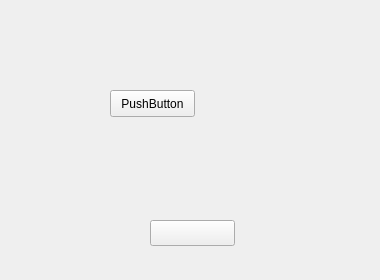
<?xml version="1.0" encoding="UTF-8"?>
<ui version="4.0">
 <class>error</class>
 <widget class="QWidget" name="error">
  <property name="geometry">
   <rect>
    <x>0</x>
    <y>0</y>
    <width>380</width>
    <height>280</height>
   </rect>
  </property>
  <property name="windowTitle">
   <string>Form</string>
  </property>
  <widget class="QPushButton" name="error_button">
   <property name="geometry">
    <rect>
     <x>150</x>
     <y>220</y>
     <width>85</width>
     <height>26</height>
    </rect>
   </property>
   <property name="text">
    <string/>
   </property>
   <property name="icon">
    <iconset resource="image.qrc">
     <normaloff>:/new/prefix1/image/close.png</normaloff>:/new/prefix1/image/close.png</iconset>
   </property>
   <property name="iconSize">
    <size>
     <width>85</width>
     <height>26</height>
    </size>
   </property>
  </widget>
  <widget class="QPushButton" name="pushButton">
   <property name="geometry">
    <rect>
     <x>110</x>
     <y>90</y>
     <width>85</width>
     <height>27</height>
    </rect>
   </property>
   <property name="text">
    <string>PushButton</string>
   </property>
  </widget>
 </widget>
 <resources>
  <include location="image.qrc"/>
 </resources>
 <connections/>
</ui>
